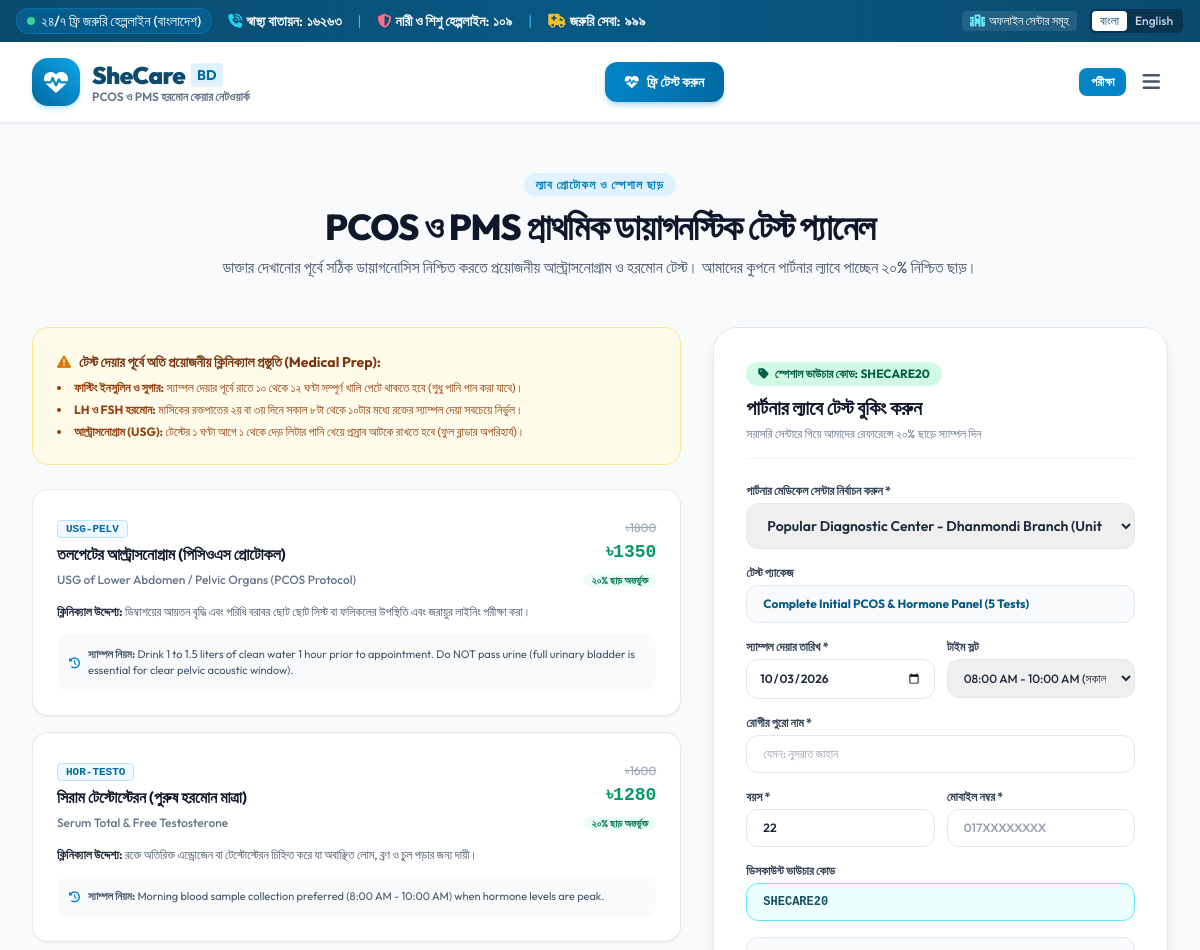
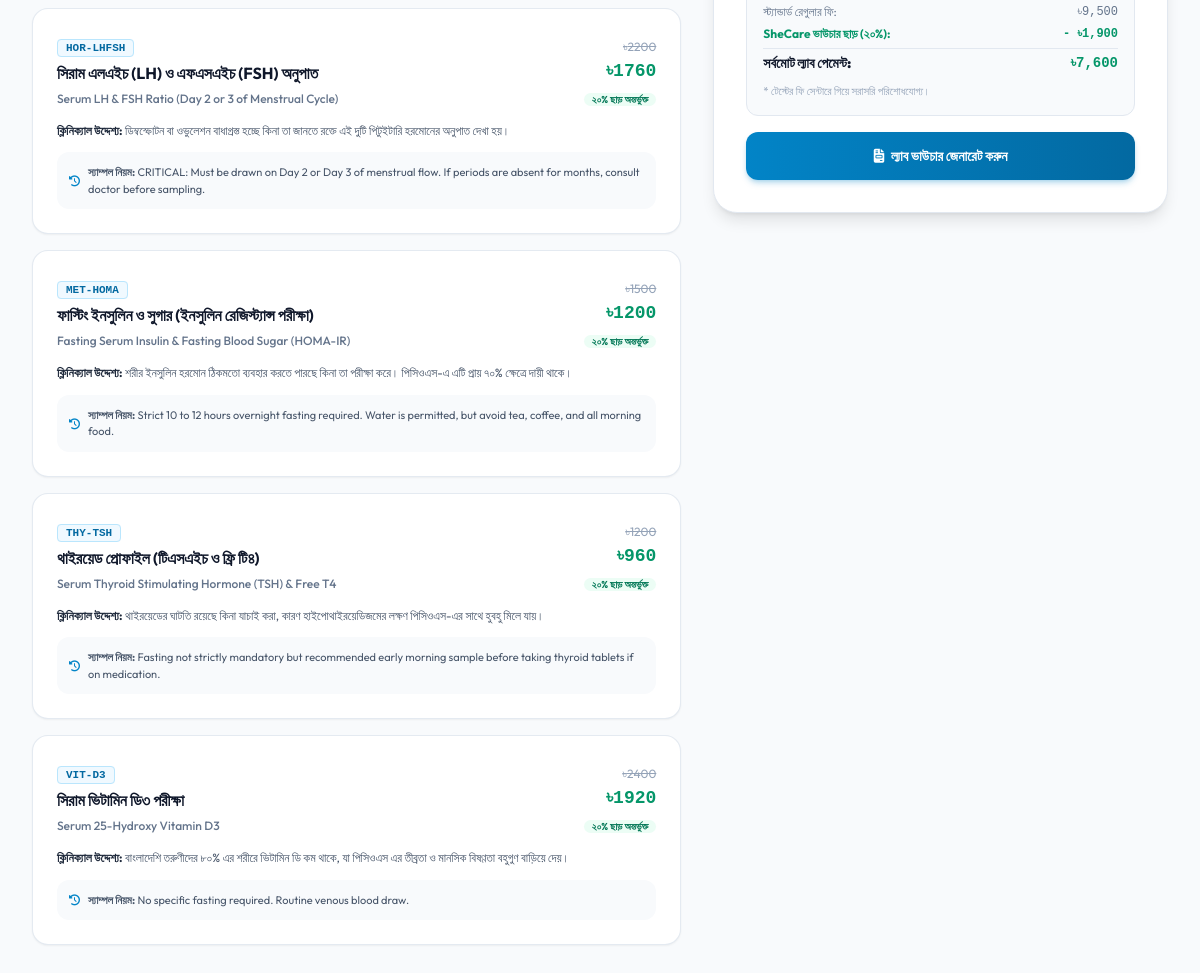
The page /diagnostic-tests/ on the database its author committed (2 pictures, top to bottom).
### shecare_core/models.py (models this page shows, shortened)
class DiagnosticTest(models.Model):
    CATEGORY_CHOICES = [
        ('ultrasound', 'Ultrasonography (USG)'),
        ('hormone', 'Hormonal Profile'),
        ('metabolic', 'Metabolic & Insulin Markers'),
        ('thyroid_vitamins', 'Thyroid & Essential Micronutrients'),
    ]
    name = models.CharField(max_length=250)
    name_bn = models.CharField(max_length=250, blank=True)
    code = models.CharField(max_length=50, unique=True)
    category = models.CharField(max_length=50, choices=CATEGORY_CHOICES)
    purpose = models.TextField()
    purpose_bn = models.TextField(blank=True)
    normal_range = models.CharField(max_length=200, blank=True)
    preparation_instructions = models.TextField()
    preparation_bn = models.TextField(blank=True)
    standard_price_bdt = models.DecimalField(max_digits=10, decimal_places=2)
    discounted_price_bdt = models.DecimalField(max_digits=10, decimal_places=2)
    is_initial_recommended = models.BooleanField(default=True)

### shecare_core/views.py (the view, shortened to what this page needs)
# urls.py: path('diagnostic-tests/', views.diagnostic_tests_view, name='diagnostic_tests'),
def diagnostic_tests_view(request):
    lang = get_current_lang(request)
    tests = DiagnosticTest.objects.all()
    medical_centers = MedicalCenter.objects.all()
    categories = DiagnosticTest.CATEGORY_CHOICES
    selected_category = request.GET.get('category', '')
    if selected_category:
        tests = tests.filter(category=selected_category)
    today_str = timezone.now().strftime('%Y-%m-%d')
    return render(request, 'shecare/diagnostic_tests.html', {
        'lang': lang,
        'tests': tests,
        'medical_centers': medical_centers,
        'categories': categories,
        'selected_category': selected_category,
        'today_str': today_str,
    })

### templates/shecare/diagnostic_tests.html (shortened to what this page needs)
{% extends 'shecare/base.html' %}
{% load static %}
{% block content %}
<div class="py-12 bg-slate-50 min-h-screen">
    <div class="max-w-7xl mx-auto px-4 sm:px-6 lg:px-8">
        <div class="text-center max-w-3xl mx-auto mb-12">
            <span class="text-xs font-bold uppercase tracking-widest text-medical-600 bg-medical-100 px-3 py-1 rounded-full">
                ল্যাব প্রোটোকল ও স্পেশাল ছাড়
            </span>
            <h1 class="text-3xl sm:text-4xl font-extrabold text-navy-900 mt-3 tracking-tight">
                PCOS ও PMS প্রাথমিক ডায়াগনস্টিক টেস্ট প্যানেল
            </h1>
            <p class="text-slate-600 text-sm sm:text-base mt-2">
                ডাক্তার দেখানোর পূর্বে সঠিক ডায়াগনোসিস নিশ্চিত করতে প্রয়োজনীয় আল্ট্রাসনোগ্রাম ও হরমোন টেস্ট। আমাদের কুপনে পার্টনার ল্যাবে পাচ্ছেন ২০% নিশ্চিত ছাড়।
            </p>
        </div>
        <div class="grid grid-cols-1 lg:grid-cols-12 gap-8 items-start">
            <div class="lg:col-span-7 space-y-6">
                <div class="p-6 rounded-2xl bg-amber-50 border border-amber-200 text-amber-900 space-y-2">
                    <h3 class="text-sm font-bold flex items-center gap-2 text-amber-900">
                        <i class="fa-solid fa-triangle-exclamation text-amber-600"></i>
                        টেস্ট দেয়ার পূর্বে অতি প্রয়োজনীয় ক্লিনিক্যাল প্রস্তুতি (Medical Prep):
                    </h3>
                    <ul class="text-xs text-amber-800 space-y-1.5 list-disc list-inside">
                        <li><strong>ফাস্টিং ইনসুলিন ও সুগার:</strong> স্যাম্পল দেয়ার পূর্বে রাতে ১০ থেকে ১২ ঘণ্টা সম্পূর্ণ খালি পেটে থাকতে হবে (শুধু পানি পান করা যাবে)।</li>
                        <li><strong>LH ও FSH হরমোন:</strong> মাসিকের রক্তপাতের ২য় বা ৩য় দিনে সকাল ৮টা থেকে ১০টার মধ্যে রক্তের স্যাম্পল দেয়া সবচেয়ে নির্ভুল।</li>
                        <li><strong>আল্ট্রাসনোগ্রাম (USG):</strong> টেস্টের ১ ঘণ্টা আগে ১ থেকে দেড় লিটার পানি খেয়ে প্রস্রাব আটকে রাখতে হবে (ফুল ব্লাডার অপরিহার্য)।</li>
                    </ul>
                </div>
                <div class="space-y-4">
                    {% for test in tests %}
                    <div class="bg-white p-6 rounded-2xl border border-slate-200/90 shadow-sm hover:border-medical-300 transition">
                        <div class="flex flex-col sm:flex-row sm:items-center justify-between gap-2 mb-3">
                            <div>
                                <span class="text-[11px] font-mono font-bold bg-medical-50 text-medical-700 px-2 py-0.5 rounded border border-medical-200">
                                    {{ test.code }}
                                </span>
                                <h4 class="text-base font-bold text-slate-900 mt-1">
                                    {{ test.name_bn }}
                                </h4>
                                <span class="text-xs text-slate-500 font-medium">{{ test.name }}</span>
                            </div>
                            <div class="text-left sm:text-right">
                                <span class="text-xs text-slate-400 line-through">৳{{ test.standard_price_bdt|floatformat:0 }}</span>
                                <div class="text-lg font-black text-emerald-600 font-mono">৳{{ test.discounted_price_bdt|floatformat:0 }}</div>
                                <span class="text-[10px] text-emerald-700 font-bold bg-emerald-50 px-2 py-0.2 rounded-full">২০% ছাড় অন্তর্ভুক্ত</span>
                            </div>
                        </div>
                        <p class="text-xs text-slate-600 leading-relaxed mb-3">
                            <strong class="text-slate-800">ক্লিনিক্যাল উদ্দেশ্য:</strong> {{ test.purpose_bn }}
                        </p>
                        <div class="p-3 rounded-xl bg-slate-50 text-[11px] text-slate-600 flex items-center gap-2">
                            <i class="fa-solid fa-clock-rotate-left text-medical-600"></i>
                            <span><strong>স্যাম্পল নিয়ম:</strong> {{ test.preparation_instructions }}</span>
                        </div>
                    </div>
                    {% endfor %}
                </div>
            </div>
            <div class="lg:col-span-5 sticky top-28">
                <div class="bg-white p-6 sm:p-8 rounded-3xl border border-slate-200 shadow-lg space-y-6">
                    <div class="border-b border-slate-100 pb-4">
                        <div class="inline-flex items-center gap-1.5 px-3 py-1 rounded-full bg-emerald-100 text-emerald-800 text-xs font-bold mb-2">
                            <i class="fa-solid fa-tag"></i> স্পেশাল ভাউচার কোড: SHECARE20
                        </div>
                        <h3 class="text-xl font-black text-navy-900">
                            পার্টনার ল্যাবে টেস্ট বুকিং করুন
                        </h3>
                        <p class="text-xs text-slate-500 mt-1">
                            সরাসরি সেন্টারে গিয়ে আমাদের রেফারেন্সে ২০% ছাড়ে স্যাম্পল দিন
                        </p>
                    </div>
                    <form method="POST" class="space-y-4">
                        <div>
                            <label class="block text-xs font-bold text-slate-700 uppercase mb-1">
                                পার্টনার মেডিকেল সেন্টার নির্বাচন করুন *
                            </label>
                            <select name="medical_center" required class="w-full px-4 py-3 rounded-xl border border-slate-200 focus:ring-2 focus:ring-medical-500 focus:outline-none text-xs sm:text-sm font-semibold">
                                {% for center in medical_centers %}
                                <option value="{{ center.id }}">{{ center.name }} - {{ center.branch_name }} ({{ center.city }})</option>
                                {% endfor %}
                            </select>
                        </div>
                        <div>
                            <label class="block text-xs font-bold text-slate-700 uppercase mb-1">
                                টেস্ট প্যাকেজ
                            </label>
                            <input type="text" name="package_name" readonly value="Complete Initial PCOS & Hormone Panel (5 Tests)" class="w-full px-4 py-2.5 rounded-xl bg-slate-50 border border-slate-200 text-xs font-bold text-medical-800">
                        </div>
                        <div class="grid grid-cols-2 gap-3">
                            <div>
                                <label class="block text-xs font-bold text-slate-700 uppercase mb-1">
                                    স্যাম্পল দেয়ার তারিখ *
                                </label>
                                <input type="date" name="booking_date" required min="{{ today_str }}" value="{{ today_str }}" class="w-full px-3 py-2.5 rounded-xl border border-slate-200 text-xs font-semibold focus:ring-2 focus:ring-medical-500 focus:outline-none">
                            </div>
                            <div>
                                <label class="block text-xs font-bold text-slate-700 uppercase mb-1">
                                    টাইম স্লট
                                </label>
                                <select name="time_slot" class="w-full px-3 py-2.5 rounded-xl border border-slate-200 text-xs font-medium focus:ring-2 focus:ring-medical-500 focus:outline-none">
                                    <option value="08:00 AM - 10:00 AM (Fasting)" selected>08:00 AM - 10:00 AM (সকাল খালি পেটে)</option>
                                </select>
                            </div>
                        </div>
                        <div>
                            <label class="block text-xs font-bold text-slate-700 uppercase mb-1">
                                রোগীর পুরো নাম *
                            </label>
                            <input type="text" name="patient_name" required placeholder="যেমন: নুসরাত জাহান" class="w-full px-4 py-2.5 rounded-xl border border-slate-200 text-xs font-medium focus:ring-2 focus:ring-medical-500 focus:outline-none">
                        </div>
                        <div class="grid grid-cols-2 gap-3">
                            <div>
                                <label class="block text-xs font-bold text-slate-700 uppercase mb-1">
                                    বয়স *
                                </label>
                                <input type="number" name="patient_age" required value="22" min="12" max="60" class="w-full px-4 py-2.5 rounded-xl border border-slate-200 text-xs font-semibold focus:ring-2 focus:ring-medical-500 focus:outline-none">
                            </div>
                            <div>
                                <label class="block text-xs font-bold text-slate-700 uppercase mb-1">
                                    মোবাইল নম্বর *
                                </label>
                                <input type="tel" name="patient_phone" required placeholder="017XXXXXXXX" class="w-full px-4 py-2.5 rounded-xl border border-slate-200 text-xs font-semibold focus:ring-2 focus:ring-medical-500 focus:outline-none">
                            </div>
                        </div>
                        <div>
                            <label class="block text-xs font-bold text-slate-700 uppercase mb-1">
                                ডিসকাউন্ট ভাউচার কোড
                            </label>
                            <input type="text" name="voucher_code" value="SHECARE20" class="w-full px-4 py-2.5 rounded-xl bg-cyan-50 border border-cyan-300 text-cyan-900 font-mono font-bold text-xs uppercase">
                        </div>
                        <div class="p-4 rounded-xl bg-slate-50 border border-slate-200 space-y-1.5 text-xs">
                            <div class="flex justify-between text-slate-500">
                                <span>স্ট্যান্ডার্ড রেগুলার ফি:</span>
                                <span class="font-mono">৳9,500</span>
                            </div>
                            <div class="flex justify-between text-emerald-600 font-bold">
                                <span>SheCare ভাউচার ছাড় (২০%):</span>
                                <span class="font-mono">- ৳1,900</span>
                            </div>
                            <div class="flex justify-between text-slate-900 font-black text-sm pt-1 border-t border-slate-200">
                                <span>সর্বমোট ল্যাব পেমেন্ট:</span>
                                <span class="font-mono text-emerald-600">৳7,600</span>
                            </div>
                            <span class="text-[11px] text-slate-400 block pt-1">* টেস্টের ফি সেন্টারে গিয়ে সরাসরি পরিশোধযোগ্য।</span>
                        </div>
                        <button type="submit" class="w-full py-3.5 px-4 rounded-xl text-sm font-bold text-white bg-gradient-to-r from-medical-600 to-medical-700 hover:from-medical-700 hover:to-medical-800 shadow-md shadow-medical-600/25 transition">
                            <i class="fa-solid fa-file-invoice mr-1"></i> ল্যাব ভাউচার জেনারেট করুন
                        </button>
                    </form>
                </div>
            </div>
        </div>
    </div>
</div>
{% endblock %}

### rows shown on the page
DiagnosticTest: code "USG-PELV", name_bn "তলপেটের আল্ট্রাসনোগ্রাম (পিসিওএস প্রোটোকল)", name "USG of Lower Abdomen / Pelvic Organs (PCOS Protocol)", standard_price_bdt "1800", discounted_price_bdt "1350", purpose_bn "ডিম্বাশয়ের আয়তন বৃদ্ধি এবং পরিধি বরাবর ছোট ছোট সিস্ট বা ফলিকলের উপস্থিতি এবং জরায়ুর লাইনিং পরীক্ষা করা।", preparation_instructions "Drink 1 to 1.5 liters of clean water 1 hour prior to appointment. Do NOT pass urine (full urinary bladder is essential for clear pelvic acoustic window)."
DiagnosticTest: code "HOR-TESTO", name_bn "সিরাম টেস্টোস্টেরন (পুরুষ হরমোন মাত্রা)", name "Serum Total & Free Testosterone", standard_price_bdt "1600", discounted_price_bdt "1280", purpose_bn "রক্তে অতিরিক্ত এন্ড্রোজেন বা টেস্টোস্টেরন চিহ্নিত করে যা অবাঞ্ছিত লোম, ব্রণ ও চুল পড়ার জন্য দায়ী।", preparation_instructions "Morning blood sample collection preferred (8:00 AM - 10:00 AM) when hormone levels are peak."
DiagnosticTest: code "HOR-LHFSH", name_bn "সিরাম এলএইচ (LH) ও এফএসএইচ (FSH) অনুপাত", name "Serum LH & FSH Ratio (Day 2 or 3 of Menstrual Cycle)", standard_price_bdt "2200", discounted_price_bdt "1760", purpose_bn "ডিম্বস্ফোটন বা ওভুলেশন বাধাগ্রস্ত হচ্ছে কিনা তা জানতে রক্তে এই দুটি পিটুইটারি হরমোনের অনুপাত দেখা হয়।", preparation_instructions "CRITICAL: Must be drawn on Day 2 or Day 3 of menstrual flow. If periods are absent for months, consult doctor before sampling."
DiagnosticTest: code "MET-HOMA", name_bn "ফাস্টিং ইনসুলিন ও সুগার (ইনসুলিন রেজিস্ট্যান্স পরীক্ষা)", name "Fasting Serum Insulin & Fasting Blood Sugar (HOMA-IR)", standard_price_bdt "1500", discounted_price_bdt "1200", purpose_bn "শরীর ইনসুলিন হরমোন ঠিকমতো ব্যবহার করতে পারছে কিনা তা পরীক্ষা করে। পিসিওএস-এ এটি প্রায় ৭০% ক্ষেত্রে দায়ী থাকে।", preparation_instructions "Strict 10 to 12 hours overnight fasting required. Water is permitted, but avoid tea, coffee, and all morning food."
DiagnosticTest: code "THY-TSH", name_bn "থাইরয়েড প্রোফাইল (টিএসএইচ ও ফ্রি টি৪)", name "Serum Thyroid Stimulating Hormone (TSH) & Free T4", standard_price_bdt "1200", discounted_price_bdt "960", purpose_bn "থাইরয়েডের ঘাটতি রয়েছে কিনা যাচাই করা, কারণ হাইপোথাইরয়েডিজমের লক্ষণ পিসিওএস-এর সাথে হুবহু মিলে যায়।", preparation_instructions "Fasting not strictly mandatory but recommended early morning sample before taking thyroid tablets if on medication."
DiagnosticTest: code "VIT-D3", name_bn "সিরাম ভিটামিন ডি৩ পরীক্ষা", name "Serum 25-Hydroxy Vitamin D3", standard_price_bdt "2400", discounted_price_bdt "1920", purpose_bn "বাংলাদেশি তরুণীদের ৮০% এর শরীরে ভিটামিন ডি কম থাকে, যা পিসিওএস এর তীব্রতা ও মানসিক বিষণ্ণতা বহুগুণ বাড়িয়ে দেয়।", preparation_instructions "No specific fasting required. Routine venous blood draw."

### other values the page prints
form field medical_center "Popular Diagnostic Center - Dhanmondi Branch (Unit 1 & 2) (Dhaka)"
